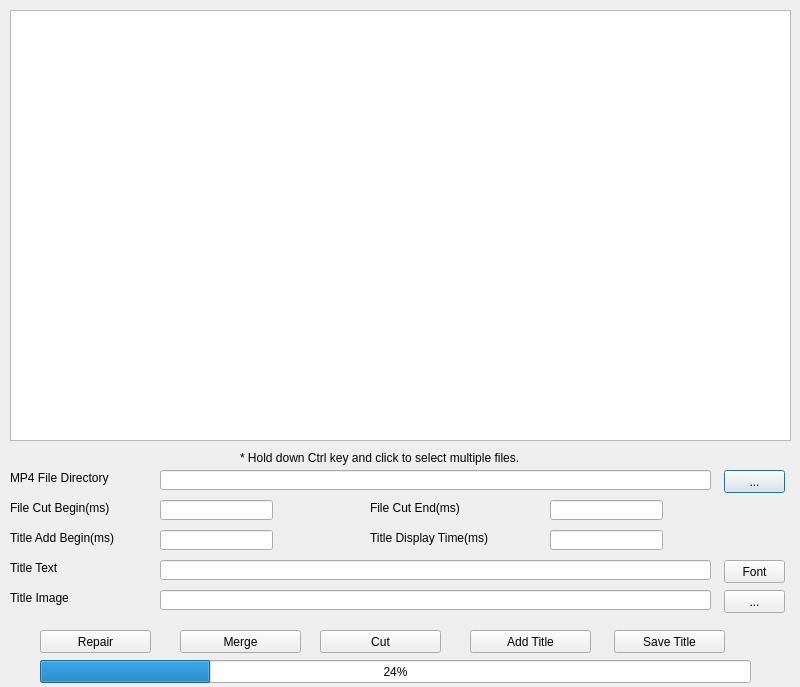
<?xml version="1.0" encoding="UTF-8"?>
<ui version="4.0">
 <class>Dialog</class>
 <widget class="QDialog" name="Dialog">
  <property name="geometry">
   <rect>
    <x>0</x>
    <y>0</y>
    <width>800</width>
    <height>687</height>
   </rect>
  </property>
  <property name="windowTitle">
   <string>Dialog</string>
  </property>
  <widget class="QTreeView" name="files">
   <property name="geometry">
    <rect>
     <x>10</x>
     <y>10</y>
     <width>781</width>
     <height>431</height>
    </rect>
   </property>
  </widget>
  <widget class="QLabel" name="label">
   <property name="geometry">
    <rect>
     <x>10</x>
     <y>470</y>
     <width>141</width>
     <height>16</height>
    </rect>
   </property>
   <property name="text">
    <string>MP4 File Directory</string>
   </property>
  </widget>
  <widget class="QLineEdit" name="dir">
   <property name="geometry">
    <rect>
     <x>160</x>
     <y>470</y>
     <width>551</width>
     <height>20</height>
    </rect>
   </property>
  </widget>
  <widget class="QPushButton" name="browse">
   <property name="geometry">
    <rect>
     <x>724</x>
     <y>470</y>
     <width>61</width>
     <height>23</height>
    </rect>
   </property>
   <property name="text">
    <string>...</string>
   </property>
  </widget>
  <widget class="QLabel" name="label_2">
   <property name="geometry">
    <rect>
     <x>10</x>
     <y>500</y>
     <width>141</width>
     <height>16</height>
    </rect>
   </property>
   <property name="text">
    <string>File Cut Begin(ms)</string>
   </property>
  </widget>
  <widget class="QLineEdit" name="filebegin">
   <property name="geometry">
    <rect>
     <x>160</x>
     <y>500</y>
     <width>113</width>
     <height>20</height>
    </rect>
   </property>
   <property name="inputMethodHints">
    <set>Qt::ImhNone</set>
   </property>
  </widget>
  <widget class="QLabel" name="label_3">
   <property name="geometry">
    <rect>
     <x>370</x>
     <y>500</y>
     <width>131</width>
     <height>16</height>
    </rect>
   </property>
   <property name="text">
    <string>File Cut End(ms)</string>
   </property>
  </widget>
  <widget class="QLineEdit" name="fileend">
   <property name="geometry">
    <rect>
     <x>550</x>
     <y>500</y>
     <width>113</width>
     <height>20</height>
    </rect>
   </property>
   <property name="inputMethodHints">
    <set>Qt::ImhNone</set>
   </property>
  </widget>
  <widget class="QLabel" name="label_4">
   <property name="geometry">
    <rect>
     <x>10</x>
     <y>530</y>
     <width>141</width>
     <height>16</height>
    </rect>
   </property>
   <property name="text">
    <string>Title Add Begin(ms)</string>
   </property>
  </widget>
  <widget class="QLabel" name="label_5">
   <property name="geometry">
    <rect>
     <x>370</x>
     <y>530</y>
     <width>171</width>
     <height>16</height>
    </rect>
   </property>
   <property name="text">
    <string>Title Display Time(ms)</string>
   </property>
  </widget>
  <widget class="QLineEdit" name="titletime">
   <property name="geometry">
    <rect>
     <x>550</x>
     <y>530</y>
     <width>113</width>
     <height>20</height>
    </rect>
   </property>
   <property name="inputMethodHints">
    <set>Qt::ImhNone</set>
   </property>
  </widget>
  <widget class="QLineEdit" name="titlebegin">
   <property name="geometry">
    <rect>
     <x>160</x>
     <y>530</y>
     <width>113</width>
     <height>20</height>
    </rect>
   </property>
   <property name="inputMethodHints">
    <set>Qt::ImhNone</set>
   </property>
  </widget>
  <widget class="QLabel" name="label_6">
   <property name="geometry">
    <rect>
     <x>10</x>
     <y>560</y>
     <width>141</width>
     <height>16</height>
    </rect>
   </property>
   <property name="text">
    <string>Title Text</string>
   </property>
  </widget>
  <widget class="QLabel" name="label_7">
   <property name="geometry">
    <rect>
     <x>10</x>
     <y>590</y>
     <width>131</width>
     <height>16</height>
    </rect>
   </property>
   <property name="text">
    <string>Title Image</string>
   </property>
  </widget>
  <widget class="QLineEdit" name="text">
   <property name="geometry">
    <rect>
     <x>160</x>
     <y>560</y>
     <width>551</width>
     <height>20</height>
    </rect>
   </property>
  </widget>
  <widget class="QLineEdit" name="image">
   <property name="geometry">
    <rect>
     <x>160</x>
     <y>590</y>
     <width>551</width>
     <height>20</height>
    </rect>
   </property>
  </widget>
  <widget class="QPushButton" name="font">
   <property name="geometry">
    <rect>
     <x>724</x>
     <y>560</y>
     <width>61</width>
     <height>23</height>
    </rect>
   </property>
   <property name="text">
    <string>Font</string>
   </property>
  </widget>
  <widget class="QPushButton" name="open">
   <property name="geometry">
    <rect>
     <x>724</x>
     <y>590</y>
     <width>61</width>
     <height>23</height>
    </rect>
   </property>
   <property name="text">
    <string>...</string>
   </property>
  </widget>
  <widget class="QPushButton" name="repair">
   <property name="geometry">
    <rect>
     <x>40</x>
     <y>630</y>
     <width>111</width>
     <height>23</height>
    </rect>
   </property>
   <property name="text">
    <string>Repair</string>
   </property>
  </widget>
  <widget class="QPushButton" name="merge">
   <property name="geometry">
    <rect>
     <x>180</x>
     <y>630</y>
     <width>121</width>
     <height>23</height>
    </rect>
   </property>
   <property name="text">
    <string>Merge</string>
   </property>
  </widget>
  <widget class="QPushButton" name="cut">
   <property name="geometry">
    <rect>
     <x>320</x>
     <y>630</y>
     <width>121</width>
     <height>23</height>
    </rect>
   </property>
   <property name="text">
    <string>Cut</string>
   </property>
  </widget>
  <widget class="QPushButton" name="add">
   <property name="geometry">
    <rect>
     <x>470</x>
     <y>630</y>
     <width>121</width>
     <height>23</height>
    </rect>
   </property>
   <property name="text">
    <string>Add Title</string>
   </property>
  </widget>
  <widget class="QPushButton" name="save">
   <property name="geometry">
    <rect>
     <x>614</x>
     <y>630</y>
     <width>111</width>
     <height>23</height>
    </rect>
   </property>
   <property name="text">
    <string>Save Title</string>
   </property>
  </widget>
  <widget class="QProgressBar" name="progressBar">
   <property name="geometry">
    <rect>
     <x>40</x>
     <y>660</y>
     <width>711</width>
     <height>23</height>
    </rect>
   </property>
   <property name="value">
    <number>24</number>
   </property>
  </widget>
  <widget class="QLabel" name="label_8">
   <property name="geometry">
    <rect>
     <x>240</x>
     <y>450</y>
     <width>441</width>
     <height>16</height>
    </rect>
   </property>
   <property name="text">
    <string>* Hold down Ctrl key and click to select multiple files.</string>
   </property>
  </widget>
 </widget>
 <resources/>
 <connections/>
</ui>
